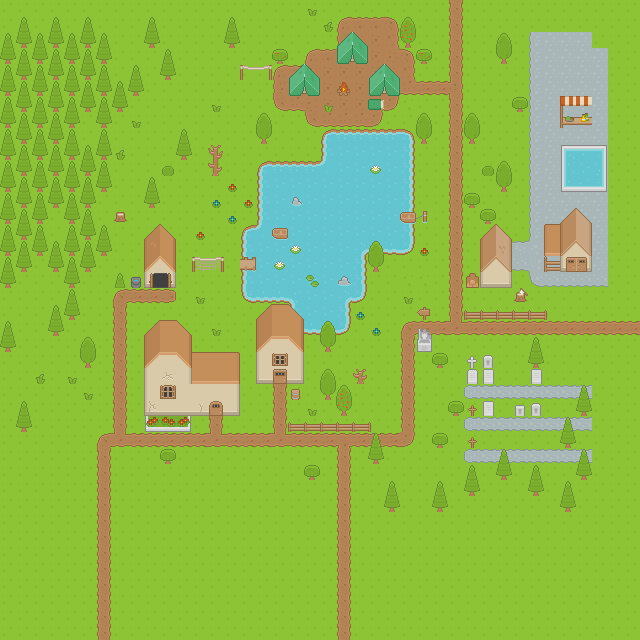

Tiled map render using the project's own tile images. Description and the map definition, with tile-layer contents summarised, below:
An orthogonal 40x40 tile map with 16x16 px tiles, 4 tile layers (ground, roads, objects, roofs) and 9 objects (4x zones/Boundary, 2x zones/Door, Sign, Player, Npc).

<map version="1.0" orientation="orthogonal" renderorder="right-down" width="40" height="40" tilewidth="16" tileheight="16" nextobjectid="15">
 <tileset firstgid="1" name="Roguelike" tilewidth="16" tileheight="16" spacing="1" tilecount="1767" columns="57">
  <image source="../sprites/roguelikeSheet_transparent.png" width="968" height="526" />
  <tile id="0">
   <animation>
    <frame tileid="0" duration="1000" />
    <frame tileid="1" duration="600" />
   </animation>
  </tile>
 </tileset>
 <layer name="ground" width="40" height="40">
  <data>[1600 cells, 1600 non-empty, 15 distinct tile ids]</data>
 </layer>
 <layer name="roads" width="40" height="40">
  <data>[1600 cells, 253 non-empty, 29 distinct tile ids]</data>
 </layer>
 <objectgroup name="misc">
  <object id="12" type="Sign" gid="20" x="112" y="496" width="16" height="16">
   <properties>
    <property name="text" value="Hi, Mom!" />
   </properties>
  </object>
 </objectgroup>
 <objectgroup name="actors">
  <properties>
   <property name="hidden" type="bool" value="true" />
  </properties>
  <object id="1" name="player" type="Player" gid="1766" x="209" y="495" width="14" height="14" />
  <object id="2" type="zones/Door" x="208" y="416" width="16" height="16">
   <properties>
    <property name="door" value="center" />
    <property name="map" type="file" value="sample_indoor.lua" />
   </properties>
  </object>
  <object id="5" type="zones/Door" x="144" y="288" width="32" height="16">
   <properties>
    <property name="door" value="left" />
    <property name="map" type="file" value="sample_indoor.lua" />
   </properties>
  </object>
  <object id="7" type="zones/Boundary" x="0" y="624" width="640" height="16">
   <properties>
    <property name="map" type="file" value="sample_map.lua" />
   </properties>
  </object>
  <object id="8" type="zones/Boundary" x="0" y="0" width="640" height="16">
   <properties>
    <property name="map" type="file" value="sample_map.lua" />
   </properties>
  </object>
  <object id="9" type="zones/Boundary" x="0" y="0" width="16" height="640">
   <properties>
    <property name="map" type="file" value="sample_map.lua" />
   </properties>
  </object>
  <object id="10" type="zones/Boundary" x="624" y="0" width="16" height="640">
   <properties>
    <property name="map" type="file" value="sample_map.lua" />
   </properties>
  </object>
  <object id="13" type="Npc" x="497" y="513" width="14" height="14">
   <properties>
    <property name="text" value="Hello, person." />
   </properties>
  </object>
 </objectgroup>
 <layer name="objects" width="40" height="40">
  <properties>
   <property name="collidable" type="bool" value="true" />
  </properties>
  <data>[1600 cells, 300 non-empty, 64 distinct tile ids]</data>
 </layer>
 <layer name="roofs" width="40" height="40">
  <properties>
   <property name="collidable" type="bool" value="false" />
  </properties>
  <data>[1600 cells, 77 non-empty, 47 distinct tile ids]</data>
 </layer>
</map>
